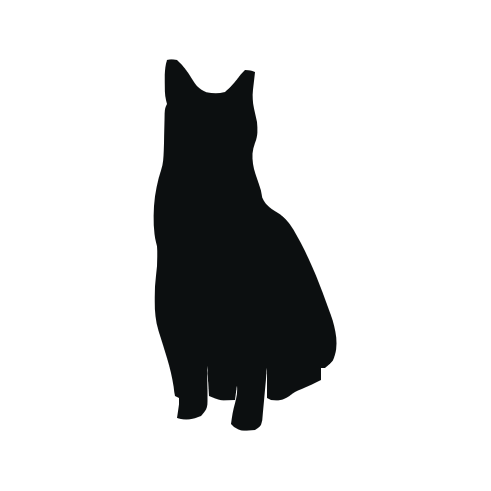
#> input picture assets/cats/A1.png, 981 x 981 px (shown at 1/2 size); its folder holds only this picture in this run
$ python render.py
#> lines starting #> are read from the running program, lines starting #| are printed output that depends on the picture; after the words box and inside, x2 and y2 are one past the last pixel; in counts of white or black regions, pixels touching at a corner belong together
#> in main, master is the input picture: PIL image 981x981 RGBA; mean R, G, B, A 2.4, 3, 3.1, 46
#!/usr/bin/env python3
"""Render the cat masters into the sizes each tier needs. Requires Pillow."""
from __future__ import annotations
import math
import subprocess
import sys
import tempfile
from pathlib import Path
from PIL import Image

ROOT = Path(__file__).resolve().parents[2]
SRC = ROOT / "assets" / "cats"
WEB = ROOT / "webapp" / "public" / "cats"
POSES = ["A1", "A2", "A3", "A4", "B1", "B2", "B3", "B4", "C1", "C2", "C3", "C4"]
WEB_PX = 256
# Firmware: 130 px idle avatar, 88 px fed / "all cats" avatars (spec D2).
FW_SIZES = (130, 88)
FW_DIR = ROOT / "firmware" / "src" / "assets" / "cats"
PNG_TO_C = ROOT / "firmware" / "scripts" / "png_to_c.py"
MARGIN = 0.06


def square_crop(img: Image.Image, name: str) -> Image.Image:
#> called with name = 'A1'
    img = img.convert("RGBA")
    # Threshold the alpha: anti-aliasing fringe and stray near-transparent
    # pixels would otherwise inflate the bbox and shrink the cat inside its square.
    alpha = img.getchannel("A").point(lambda a: 255 if a > 8 else 0)
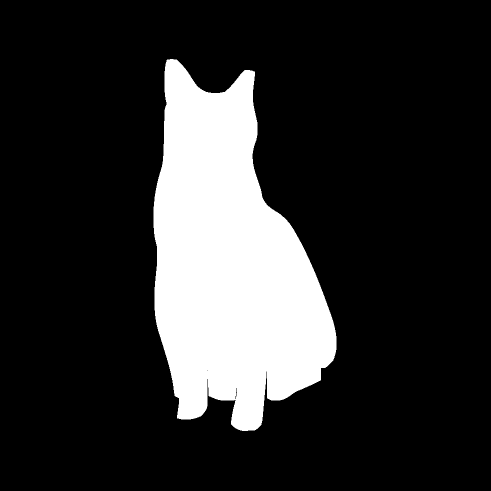
#> alpha: PIL image 981x981 L (shown at 1/2 size); 18.1% white; 1 white region, box (x1, y1, x2, y2) and area: (307, 118, 673, 862) 173741
    bbox = alpha.getbbox()
#> bbox = (307, 118, 673, 862)
    if bbox is None:
        raise SystemExit(f"{name}: empty alpha")
    img = img.crop(bbox)
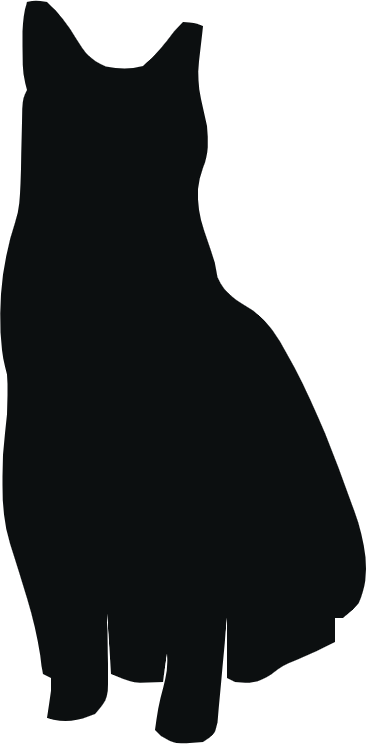
#> img: PIL image 366x744 RGBA; mean R, G, B, A 8.6, 10.5, 11.1, 162.7; transparent parts drawn white
    # ceil, not int(): truncation could leave the margin fractionally under MARGIN.
    side = math.ceil(max(img.size) * (1 + 2 * MARGIN))
#> side = 834
    canvas = Image.new("RGBA", (side, side), (0, 0, 0, 0))
#> canvas: PIL image 834x834 RGBA; every value is 0
    canvas.paste(img, ((side - img.width) // 2, (side - img.height) // 2), img)
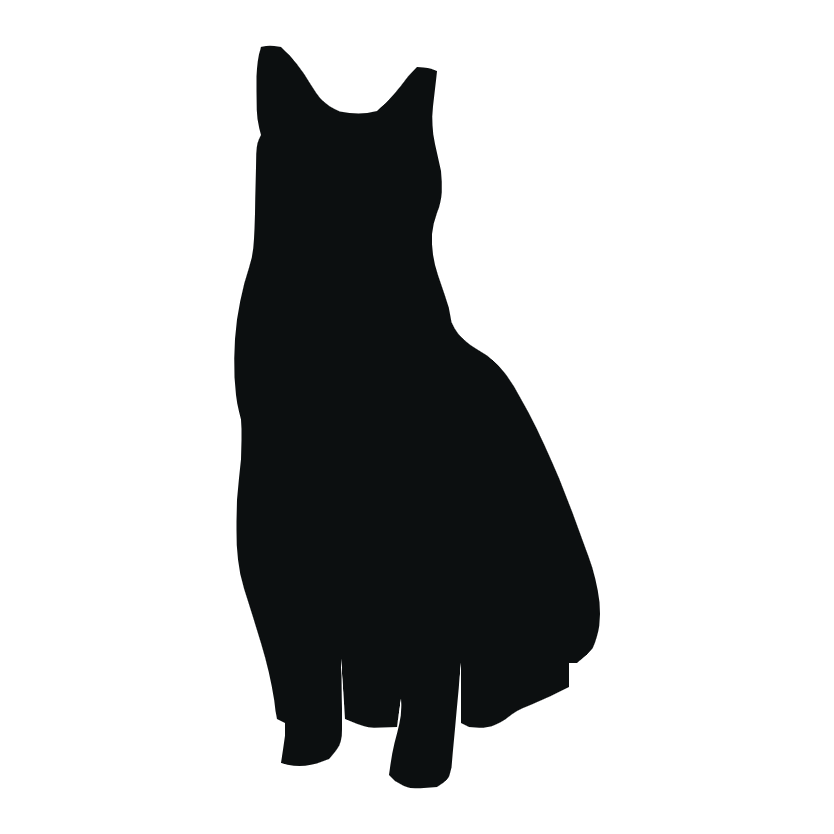
#> canvas: PIL image 834x834 RGBA; mean R, G, B, A 3.4, 4.1, 4.4, 63.7; transparent parts drawn white
    return canvas


def render_firmware(squared: Image.Image, pose: str, px: int) -> None:
    alpha = squared.resize((px, px), Image.LANCZOS).getchannel("A")
    # White on transparent: LVGL recolors it to the cat colour at draw time.
    out = Image.new("RGBA", (px, px), (255, 255, 255, 0))
    out.putalpha(alpha)
    symbol = f"cat_{pose.lower()}_{px}"
    with tempfile.TemporaryDirectory() as tmp:
        png = Path(tmp) / f"{symbol}.png"
        out.save(png, optimize=True)
        c_file = FW_DIR / f"cat_{pose}_{px}.c"
        subprocess.run([sys.executable, str(PNG_TO_C), str(png), symbol, str(c_file)], check=True)
        print(f"  firmware cat_{pose}_{px}.c ({png.stat().st_size} B png)")


def main() -> None:
    WEB.mkdir(parents=True, exist_ok=True)
    for pose in POSES:
        with Image.open(SRC / f"{pose}.png") as master:
            squared = square_crop(master, pose)
        sq = squared.resize((WEB_PX, WEB_PX), Image.LANCZOS)
        # Alpha mask: colour is irrelevant for mask-image, keep it black.
        out = Image.new("RGBA", sq.size, (0, 0, 0, 0))
#> out: PIL image 256x256 RGBA; every value is 0
        out.putalpha(sq.getchannel("A"))
        out.save(WEB / f"{pose}.png", optimize=True)
        print(f"  cats/{pose}.png")
        for px in FW_SIZES:
            render_firmware(squared, pose, px)
#> this loop made 1 pass
#> pass 1, in render_firmware, `alpha = squared.resize((px, px), Image.LANCZOS).getchannel("A")`:
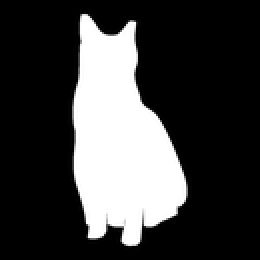
#> alpha: PIL image 130x130 L (shown 2 times larger); min 0, max 255, mean 63.7


if __name__ == "__main__":
#> (the run stopped early here; a loop or call above may not have finished)
